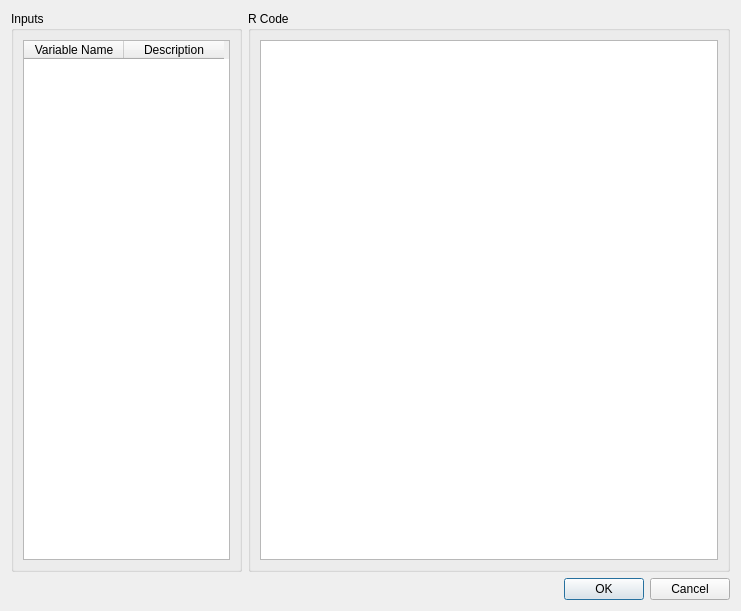
<ui version="4.0" >
 <class>RDialog</class>
 <widget class="QDialog" name="RDialog" >
  <property name="geometry" >
   <rect>
    <x>0</x>
    <y>0</y>
    <width>741</width>
    <height>611</height>
   </rect>
  </property>
  <property name="windowTitle" >
   <string>R Node</string>
  </property>
  <layout class="QVBoxLayout" name="verticalLayout_2" >
   <item>
    <layout class="QHBoxLayout" name="horizontalLayout_2" >
     <item>
      <widget class="QGroupBox" name="groupBox_2" >
       <property name="maximumSize" >
        <size>
         <width>231</width>
         <height>16777215</height>
        </size>
       </property>
       <property name="title" >
        <string>Inputs</string>
       </property>
       <layout class="QVBoxLayout" name="verticalLayout" >
        <item>
         <widget class="QTableWidget" name="m_inputsTable" >
          <property name="alternatingRowColors" >
           <bool>true</bool>
          </property>
          <property name="selectionMode" >
           <enum>QAbstractItemView::SingleSelection</enum>
          </property>
          <column>
           <property name="text" >
            <string>Variable Name</string>
           </property>
          </column>
          <column>
           <property name="text" >
            <string>Description</string>
           </property>
          </column>
         </widget>
        </item>
       </layout>
      </widget>
     </item>
     <item>
      <widget class="QGroupBox" name="groupBox" >
       <property name="title" >
        <string>R Code</string>
       </property>
       <layout class="QHBoxLayout" name="horizontalLayout" >
        <item>
         <widget class="QPlainTextEdit" name="m_rCommandArea" />
        </item>
       </layout>
      </widget>
     </item>
    </layout>
   </item>
   <item>
    <widget class="QDialogButtonBox" name="buttonBox" >
     <property name="orientation" >
      <enum>Qt::Horizontal</enum>
     </property>
     <property name="standardButtons" >
      <set>QDialogButtonBox::Cancel|QDialogButtonBox::Ok</set>
     </property>
    </widget>
   </item>
  </layout>
 </widget>
 <resources/>
 <connections>
  <connection>
   <sender>buttonBox</sender>
   <signal>accepted()</signal>
   <receiver>RDialog</receiver>
   <slot>accept()</slot>
   <hints>
    <hint type="sourcelabel" >
     <x>248</x>
     <y>254</y>
    </hint>
    <hint type="destinationlabel" >
     <x>157</x>
     <y>274</y>
    </hint>
   </hints>
  </connection>
  <connection>
   <sender>buttonBox</sender>
   <signal>rejected()</signal>
   <receiver>RDialog</receiver>
   <slot>reject()</slot>
   <hints>
    <hint type="sourcelabel" >
     <x>316</x>
     <y>260</y>
    </hint>
    <hint type="destinationlabel" >
     <x>286</x>
     <y>274</y>
    </hint>
   </hints>
  </connection>
 </connections>
</ui>
